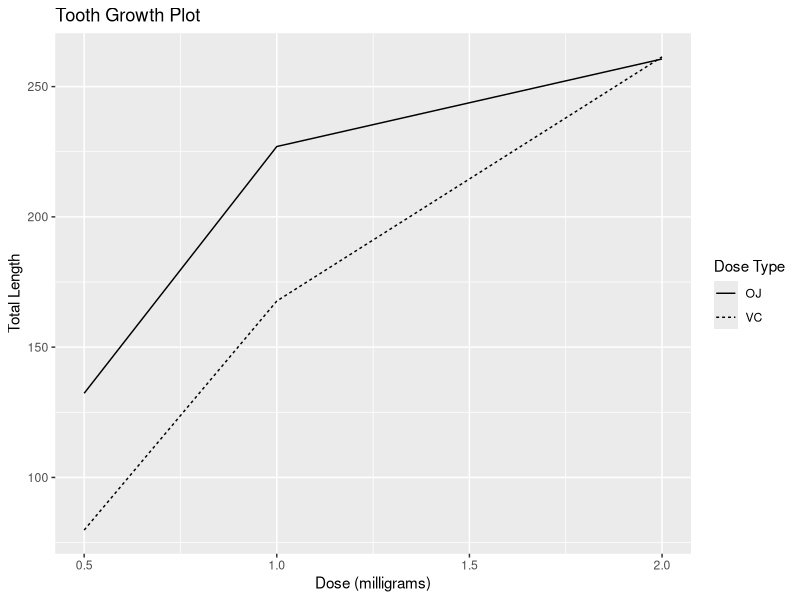

Source code (R):
## ---- chunk 1
library(datasets)
data(ToothGrowth)
summary(ToothGrowth)
str(ToothGrowth)
## ---- chunk 2
library(ggplot2,warn.conflicts = FALSE, verbose = FALSE)
# Total length of tooth by each levels of vitamin doses(0.5,1,2) for each supplement type
tooth.len.data <- aggregate(ToothGrowth$len ~ ToothGrowth$supp + ToothGrowth$dose, data = ToothGrowth, sum)
colnames(tooth.len.data) <- c("supplement_type", "dose", "length_total")

plot <- qplot(tooth.len.data$dose, tooth.len.data$length_total, data=tooth.len.data, geom ="line", linetype=tooth.len.data$supplement_type)
plot <- plot + ggtitle("Tooth Growth Plot")
plot <- plot + xlab("Dose (milligrams)") + ylab("Total Length")
plot <- plot + labs(linetype = "Dose Type")
plot

## ---- chunk 3
tooth.mean.data <- aggregate(ToothGrowth$len ~ ToothGrowth$supp + ToothGrowth$dose, data = ToothGrowth, mean)
colnames(tooth.mean.data) <- c("supplement_type", "dose", "average")

tooth.sd.data <- aggregate(ToothGrowth$len ~ ToothGrowth$supp + ToothGrowth$dose, data = ToothGrowth, sd)
colnames(tooth.sd.data) <- c("supplement_type", "dose", "sd")

tooth.mean.data
tooth.sd.data

## ---- chunk 4
print(supp.test <- t.test(len ~ supp, data = ToothGrowth))
## ---- chunk 5
print(dose0.5 <- t.test(len ~ supp, data = ToothGrowth[ToothGrowth$dose == 0.5, ]))
print(dose1.0 <- t.test(len ~ supp, data = ToothGrowth[ToothGrowth$dose == 1.0, ]))
print(dose2.0 <- t.test(len ~ supp, data = ToothGrowth[ToothGrowth$dose == 2.0, ]))
